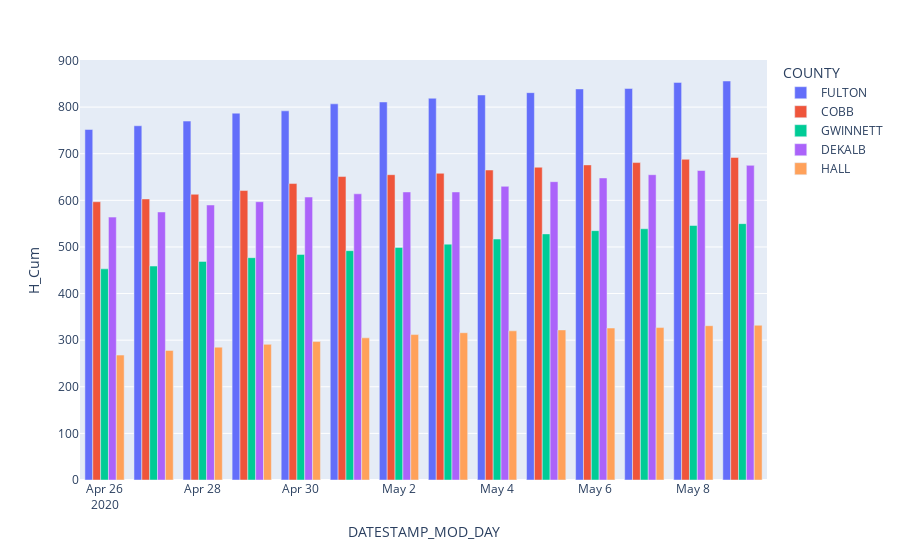

Write notebook code for a chart like this one.
### Code cell
plotly5 = px.bar(dailySpecific,
                 x="DATESTAMP_MOD_DAY",
                 y='H_Cum',
                 color="COUNTY",
                 barmode = 'group')
plotly5.show()

### Figure 1 — Plotly figure (JSON) as saved in the notebook; plotly's stock layout.template omitted (floating-point values rounded to 4 significant figures)
{"data": [{"alignmentgroup": "True", "hovertemplate": "COUNTY=FULTON<br>DATESTAMP_MOD_DAY=%{x}<br>H_Cum=%{y}<extra></extra>", "legendgroup": "FULTON", "marker": {"color": "#636efa", "pattern": {"shape": ""}}, "name": "FULTON", "offsetgroup": "FULTON", "orientation": "v", "showlegend": true, "textposition": "auto", "type": "bar", "x": ["2020-04-26", "2020-04-27", "2020-04-28", "2020-04-29", "2020-04-30", "2020-05-01", "2020-05-02", "2020-05-03", "2020-05-04", "2020-05-05", "2020-05-06", "2020-05-07", "2020-05-08", "2020-05-09"], "xaxis": "x", "y": [752, 760, 770, 787, 792, 807, 811, 819, 826, 831, 839, 840, 853, 856], "yaxis": "y"}, {"alignmentgroup": "True", "hovertemplate": "COUNTY=COBB<br>DATESTAMP_MOD_DAY=%{x}<br>H_Cum=%{y}<extra></extra>", "legendgroup": "COBB", "marker": {"color": "#EF553B", "pattern": {"shape": ""}}, "name": "COBB", "offsetgroup": "COBB", "orientation": "v", "showlegend": true, "textposition": "auto", "type": "bar", "x": ["2020-04-26", "2020-04-27", "2020-04-28", "2020-04-29", "2020-04-30", "2020-05-01", "2020-05-02", "2020-05-03", "2020-05-04", "2020-05-05", "2020-05-06", "2020-05-07", "2020-05-08", "2020-05-09"], "xaxis": "x", "y": [597, 603, 613, 621, 636, 651, 655, 658, 665, 671, 676, 681, 688, 692], "yaxis": "y"}, {"alignmentgroup": "True", "hovertemplate": "COUNTY=GWINNETT<br>DATESTAMP_MOD_DAY=%{x}<br>H_Cum=%{y}<extra></extra>", "legendgroup": "GWINNETT", "marker": {"color": "#00cc96", "pattern": {"shape": ""}}, "name": "GWINNETT", "offsetgroup": "GWINNETT", "orientation": "v", "showlegend": true, "textposition": "auto", "type": "bar", "x": ["2020-04-26", "2020-04-27", "2020-04-28", "2020-04-29", "2020-04-30", "2020-05-01", "2020-05-02", "2020-05-03", "2020-05-04", "2020-05-05", "2020-05-06", "2020-05-07", "2020-05-08", "2020-05-09"], "xaxis": "x", "y": [453, 459, 469, 477, 484, 492, 499, 506, 517, 528, 535, 539, 546, 550], "yaxis": "y"}, {"alignmentgroup": "True", "hovertemplate": "COUNTY=DEKALB<br>DATESTAMP_MOD_DAY=%{x}<br>H_Cum=%{y}<extra></extra>", "legendgroup": "DEKALB", "marker": {"color": "#ab63fa", "pattern": {"shape": ""}}, "name": "DEKALB", "offsetgroup": "DEKALB", "orientation": "v", "showlegend": true, "textposition": "auto", "type": "bar", "x": ["2020-04-26", "2020-04-27", "2020-04-28", "2020-04-29", "2020-04-30", "2020-05-01", "2020-05-02", "2020-05-03", "2020-05-04", "2020-05-05", "2020-05-06", "2020-05-07", "2020-05-08", "2020-05-09"], "xaxis": "x", "y": [564, 575, 590, 597, 607, 614, 618, 618, 630, 640, 648, 655, 664, 675], "yaxis": "y"}, {"alignmentgroup": "True", "hovertemplate": "COUNTY=HALL<br>DATESTAMP_MOD_DAY=%{x}<br>H_Cum=%{y}<extra></extra>", "legendgroup": "HALL", "marker": {"color": "#FFA15A", "pattern": {"shape": ""}}, "name": "HALL", "offsetgroup": "HALL", "orientation": "v", "showlegend": true, "textposition": "auto", "type": "bar", "x": ["2020-05-06", "2020-05-07", "2020-05-08", "2020-05-09", "2020-04-26", "2020-04-27", "2020-04-28", "2020-04-29", "2020-04-30", "2020-05-01", "2020-05-02", "2020-05-03", "2020-05-04", "2020-05-05"], "xaxis": "x", "y": [326, 327, 331, 332, 268, 278, 285, 291, 297, 305, 312, 316, 320, 322], "yaxis": "y"}], "layout": {"barmode": "group", "legend": {"title": {"text": "COUNTY"}, "tracegroupgap": 0}, "margin": {"t": 60}, "xaxis": {"anchor": "y", "domain": [0, 1], "title": {"text": "DATESTAMP_MOD_DAY"}}, "yaxis": {"anchor": "x", "domain": [0, 1], "title": {"text": "H_Cum"}}}}
